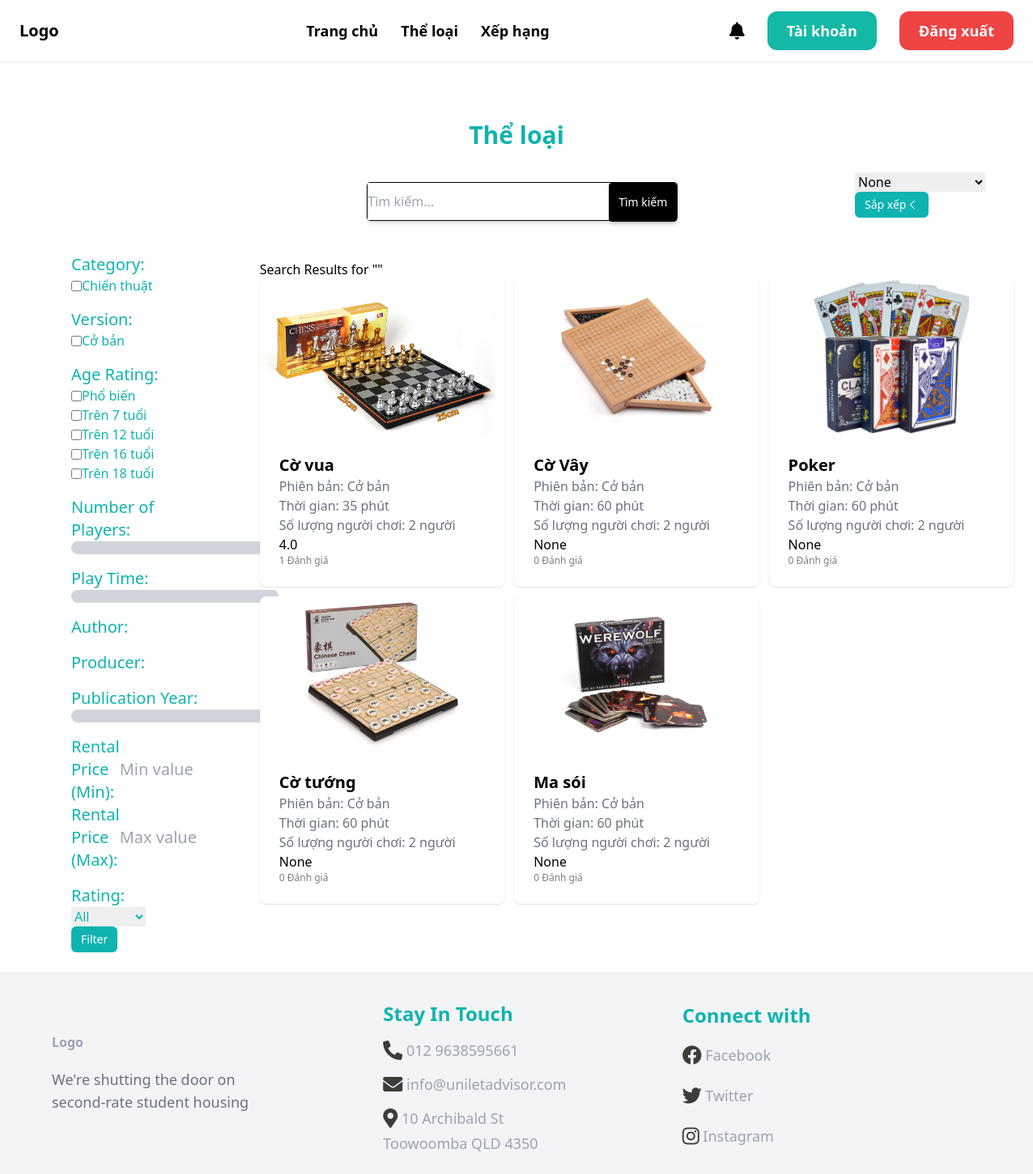
The app's page /boardgames/search/ (signed in) with its own data.
### boardgame/models.py (models this page shows, shortened)
class Category(models.Model):
    title = models.CharField(max_length=100, default=None)
    cid = ShortUUIDField(unique=True, primary_key=True, prefix="cat", alphabet='1234567890', length=2, max_length=6)
    description = models.TextField(null=True, blank=True)
    class Meta:
        verbose_name_plural = 'Category'

class Version(models.Model):
    title = models.CharField(max_length=100, default=None)
    vid = ShortUUIDField(unique=True, primary_key=True, prefix="ver", alphabet='1234567890', length=2, max_length=6)
    description = models.TextField(null=True, blank=True)
    class Meta:
        verbose_name_plural = 'Version'
    def __str__(self):
        return self.title

class  Boardgame(models.Model):
    AGE_RATINGS = (
        ('G', 'Phổ biến'),
        ('7+', 'Trên 7 tuổi'),
        ('12+', 'Trên 12 tuổi'),
        ('16+', 'Trên 16 tuổi'),
        ('18+', 'Trên 18 tuổi'),
    )
    STATUS_BG = (
        ('out_of_stock', 'Boardgame này đã hết'),
        ('stocking', 'Boardgame này vẫn còn'),
    )
    bgid = ShortUUIDField(unique=True, primary_key=True, prefix="bg", alphabet='1234567890', length=2, max_length=6)
    user = models.ForeignKey(User, on_delete=models.SET_NULL, null=True)
    date = models.DateTimeField(default=timezone.now)
    category= models.ForeignKey(Category, on_delete=models.SET_NULL, null=True)
    version = models.ForeignKey(Version, on_delete=models.SET_NULL, null=True)
    title = models.CharField(max_length=100)
    image = models.ImageField(upload_to="user_directory_path")
    description = models.TextField(null=True, blank=True, default="This is the boardgame")
    rule = models.TextField(null=True, blank=True, default="This is rule for boardgame")
    age_rating = models.CharField(choices=AGE_RATINGS, max_length=5, default="G")
    people = models.IntegerField()
    play_time = models.IntegerField()
    price = models.DecimalField(max_digits=99999999999999, decimal_places=2)
    author = models.ForeignKey(Author, on_delete=models.SET_NULL, null=True, blank=True)
    producer = models.ForeignKey(Producer, on_delete=models.SET_NULL, null=True, blank=True)
    publication_year = models.IntegerField(default="2000")
    boardgame_status = models.CharField(choices=STATUS_BG, max_length=20, default="out_of_stock")
    in_stock = models.PositiveIntegerField(default=0)
    order = models.PositiveIntegerField(default=0)
    rental = models.PositiveIntegerField(default=0)
    total = models.PositiveIntegerField(default=0)
    class Meta:
        verbose_name_plural = "Boardgame"
    def get_average_rating(self):
        return self.reviews.aggregate(avg_rating=Avg('rating'))['avg_rating']

### boardgame/views.py (the view)
# urls.py: path('search/', views.search_view, name='search'),
def search_view(request):
    if request.method == 'GET':
        query = request.GET.get('query', '')
        sort_by = request.GET.get('sort_by', '')
        filters = {
            'category': request.GET.get('category', None),
            'version': request.GET.get('version', None),
            'people': request.GET.get('people', None),
            'age_rating': request.GET.get('age_rating', None),
            'play_time': request.GET.get('play_time', None),
            'author': request.GET.get('author', None),
            'producer': request.GET.get('producer', None),
            'publication_year': request.GET.get('publication_year', None),
            'rental_price': request.GET.get('rental_price', None),
            'rating': request.GET.get('rating', None),
        }
        boardgames = search_boardgames(query)
        if sort_by:
            boardgames = sort_boardgames(boardgames, sort_by)
        boardgames = filter_boardgames(boardgames, filters)
        categorys = Category.objects.all()
        versions = Version.objects.all()
        age_rating_choices = Boardgame.AGE_RATINGS
        authors = Author.objects.all()
        producers = Producer.objects.all()
        context = {
            'boardgames': boardgames,
            'query': query,
            'sort_by': sort_by,
            'filters': filters,
            'categorys': categorys,
            'versions': versions,
            'age_rating_choices': age_rating_choices,
            'authors': authors,
            'producers': producers,
        }
        return render(request, 'boardgame/search.html', context)

### boardgame/views.py (called while the page is built)
def search_boardgames(query):
    boardgames = Boardgame.objects.filter(title__icontains=query)
    return boardgames

### templates/boardgame/search.html (shortened to what this page needs)
{% extends 'core/base.html' %}
{% block content %}
    <div class="text-center pt-12 text-3xl font-bold text-[#0FB3AF]">Thể loại</div>
    <div class="mt-6 ml-80 w-4/5 flex justify-around items-center">
        <div class="flex justify-center">
            <form action="{% url 'boardgame:search' %}" method="GET">
                <div class="mt-4 flex justify-between flex border border-black w-96 h-12 rounded shadow-md ">
                    <input type="text" name="q" placeholder="Tìm kiếm...">
                    <button type="submit"
                        class="bg-black hover:bg-[#0FB3AFCC] rounded shadow-md  px-3 text-sm h-12 text-white">
                        Tìm kiếm
                    </button>
                </div>
            </form>
        </div>
        <div>
            <form action="{% url 'boardgame:search' %}" method="GET">
                <select name="sort_by" id="sort_by">
                  <option value="">None</option>
                </select>
                <button type="submit"
                    class="bg-[#0FB3AF] hover:bg-[#0FB3AFCC] flex justify-center flex items-center rounded-md px-3 text-sm text-white h-8">
                    Sắp xếp
                    <svg xmlns="http://www.w3.org/2000/svg" viewBox="0 0 24 24" fill="white" class="w-4 h-4">
                        <path fill-rule="evenodd"
                            d="M7.72 12.53a.75.75 0 010-1.06l7.5-7.5a.75.75 0 111.06 1.06L9.31 12l6.97 6.97a.75.75 0 11-1.06 1.06l-7.5-7.5z"
                            clip-rule="evenodd" />
                </svg>
            </button>
            </form>
        </div>
    </div>
    <div class="grid grid-cols-5 gap-4">
        <div class="mt-10 ml-16">
            <form method="GET" action="{% url 'boardgame:search' %}" >
                <div class="grid grid-cols-1 gap-4">
                    <div>
                        <div class="text-[#0FB3AF] text-xl font-medium flex items-center">
                            <label for="category" class="mr-2">Category:</label>
                        </div>
                        {% for category in categorys %}
                            <div class="text-[#0FB3AF] text-md font-medium flex items-center">
                                <input type="checkbox" name="category[]" value="{{ category.title }}" id="{{ category.cid }}">
                                <label for="{{ category.cid }}">{{ category.title }}</label>
                            </div>
                        {% endfor %}
                    </div>
                    <div>
                        <div class="text-[#0FB3AF] text-xl font-medium flex items-center ">
                            <label for="version" class="mr-2">Version:</label>
                        </div>
                        {% for version in versions %}
                            <div class="text-[#0FB3AF] text-md font-medium flex items-center">
                                <input type="checkbox" name="version[]" value="{{ version.title }}" id="{{ version.vid }}">
                                <label for="{{ version.vid }}">{{ version.title }}</label>
                            </div>
                        {% endfor %}
                    </div>
                    <div>
                        <div class="text-[#0FB3AF] text-xl font-medium flex items-center">
                            <label for="age_rating" class="mr-2">Age Rating:</label>
                        </div>
                        {% for choice in age_rating_choices %}
                            <div class="text-[#0FB3AF] text-md font-medium flex items-center">
                                <input type="checkbox" name="age_rating" id="age_rating_{{ choice.0 }}" value="{{ choice.0 }}">
                                <label for="age_rating_{{ choice.0 }}">{{ choice.1 }}</label>
                            </div>
                        {% endfor %}
                    </div>
                    <div>
                        <div class="text-[#0FB3AF] text-xl font-medium flex items-center">
                            <label for="people">Number of Players:</label>
                        </div>
                        <div id="people_slider" class="w-64 h-4 bg-gray-300 rounded-full"></div>
                    </div>
                    <div>
                        <div class="text-[#0FB3AF] text-xl font-medium flex items-center">
                            <label for="play_time">Play Time:</label>
                        </div>
                        <div id="play_time_slider" class="w-64 h-4 bg-gray-300 rounded-full"></div>
                    </div>
                    <div>
                        <div class="text-[#0FB3AF] text-xl font-medium flex items-center">
                            <label for="author">Author:</label>
                        </div>
                    </div>
                    <div>
                        <div class="text-[#0FB3AF] text-xl font-medium flex items-center">
                            <label for="producer">Producer:</label>
                        </div>
                    </div>
                    <div>
                        <div class="text-[#0FB3AF] text-xl font-medium flex items-center">
                            <label for="publication_year">Publication Year:</label>
                        </div>
                        <div id="publication_year_slider" class="w-64 h-4 bg-gray-300 rounded-full"></div>
                    </div>
                    <div>
                        <div class="text-[#0FB3AF] text-xl font-medium flex items-center">
                            <label for="rental_price_min">Rental Price (Min):</label>
                            <input type="text" id="rental_price_min" name="rental_price_min" placeholder="Min value" />
                        </div>
                        <div class="text-[#0FB3AF] text-xl font-medium flex items-center">
                            <label for="rental_price_max">Rental Price (Max):</label>
                            <input type="text" id="rental_price_max" name="rental_price_max" placeholder="Max value" />
                        </div>
                    </div>
                    <div>
                        <div class="text-[#0FB3AF] text-xl font-medium flex items-center">
                            <label for="rating">Rating:</label>
                        </div>
                        <div class="text-[#0FB3AF] text-md font-medium flex items-center">
                            <select name="rating" id="rating">
                                <option value="">All</option>
                            </select>
                        </div>
                    </div>
                </div>
                <button type="submit" class="bg-[#0FB3AF] hover:bg-[#0FB3AFCC] flex justify-center flex items-center rounded-md px-3 text-sm text-white h-8">
                    Filter
                </button>
            </form>
        </div>
        <div class="mt-12 ml-12 col-span-4">
            {% if boardgames %}
                <h1>Search Results for "{{ query }}"</h1>
                <ul>
                    <div class="grid grid-cols-3 gap-3 ">
                        {% for boardgame in boardgames %}
                            <div class="shadow bg-[#ffffff] rounded-lg">
                                <a href="{% url "boardgame:detail" boardgame.bgid %}" class="boardgame-info">
                                    <div>
                                        <img src="{{ boardgame.image.url }}" class="rounded-t-lg object-contain max-h-48 w-full transition "
                                            sizes="100vw">
                                    </div>
                                    <div class="p-6 rounded-b-xl bg-white-100">
                                        <h2 class="text-xl font-bold">{{ boardgame.title }}</h2>
                                        <p class="text-gray-500">Phiên bản: {{ boardgame.version }}</p>
                                        <p class="text-gray-500">Thời gian: {{ boardgame.play_time }} phút</p>
                                        <p class="text-gray-500">Số lượng người chơi: {{ boardgame.people }} người</p>
                                        {{boardgame.get_average_rating}}
                                        <div class="font-thin text-[#7E7E7E] font-['Open Sans'] text-xs">
                                            {{boardgame.reviews.all.count}} Đánh giá
                                        </div>
                                    </div>
                                </a>
                            </div>
                        {% endfor %}
                        </div>
                </ul>
            {% else %}
                <h1>No results found for "{{ query }}"</h1>
            {% endif %}
        </div>
    </div>
{% endblock %}

### records on screen
Category: title "Chiến thuật"
Version: title "Cở bản"
Boardgame: image (picture), title "Cờ vua", version "Cở bản", play_time "35", people "2", get_average_rating "4.0", reviews.all.count "1"
Boardgame: image (picture), title "Cờ Vây", version "Cở bản", play_time "60", people "2", get_average_rating "None", reviews.all.count "0"
Boardgame: image (picture), title "Poker", version "Cở bản", play_time "60", people "2", get_average_rating "None", reviews.all.count "0"
Boardgame: image (picture), title "Cờ tướng", version "Cở bản", play_time "60", people "2", get_average_rating "None", reviews.all.count "0"
Boardgame: image (picture), title "Ma sói", version "Cở bản", play_time "60", people "2", get_average_rating "None", reviews.all.count "0"

### other values on screen
{{ choice.1 }} "Phổ biến" "Trên 7 tuổi" "Trên 12 tuổi" "Trên 16 tuổi" "Trên 18 tuổi"
